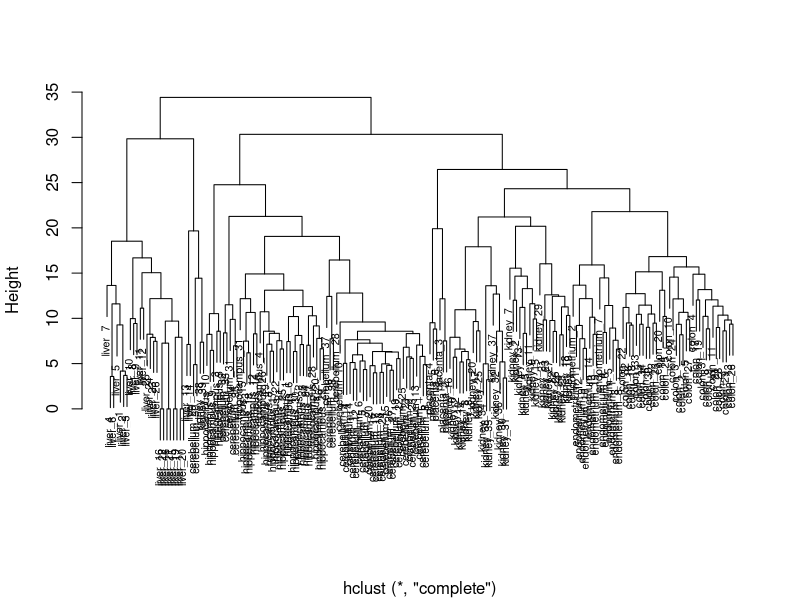
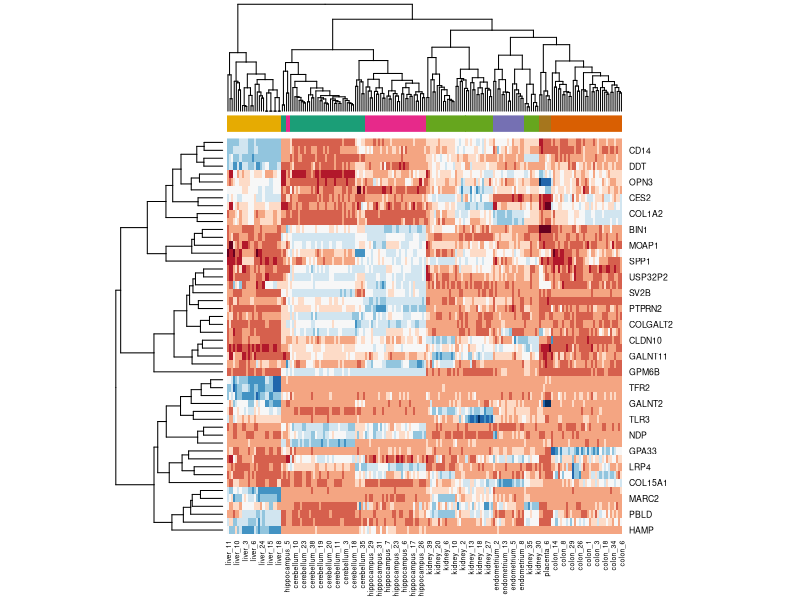

Write the R code that produced these figures, in order.
library(tidyverse)
library(dslabs)
data("tissue_gene_expression")

#Q1)
#Load the tissue dataset and remove the row means, then compute the distance
#between each observation. Store in d.
d <- dist(tissue_gene_expression$x - rowMeans(tissue_gene_expression$x))



#Q2)
#Make a hierarchical clustering plot and add the tissue types as labels
#use hclust() to define clusters from distances between observations
h <- hclust(d)
plot(h, cex = 0.65, main = "", xlab = "")



#Q3)
#Select 50 most variable genes. Make sure observations show up in the columns,
#predictors are centered, and add color bar to show different tissue types.
library(RColorBrewer)
#compute columns standard deviations
sds <- matrixStats::colSds(tissue_gene_expression$x)
#take indexes of 50 columns with highest sds
ind <- order(sds, decreasing = TRUE)[1:50]
#assign colors
colors <- brewer.pal(7, "Dark2")[as.numeric(tissue_gene_expression$y)]
#build a heatmap
heatmap(t(tissue_gene_expression$x[,ind]), 
        col = brewer.pal(11, "RdBu"), 
        scale = "row", 
        ColSideColors = colors)
